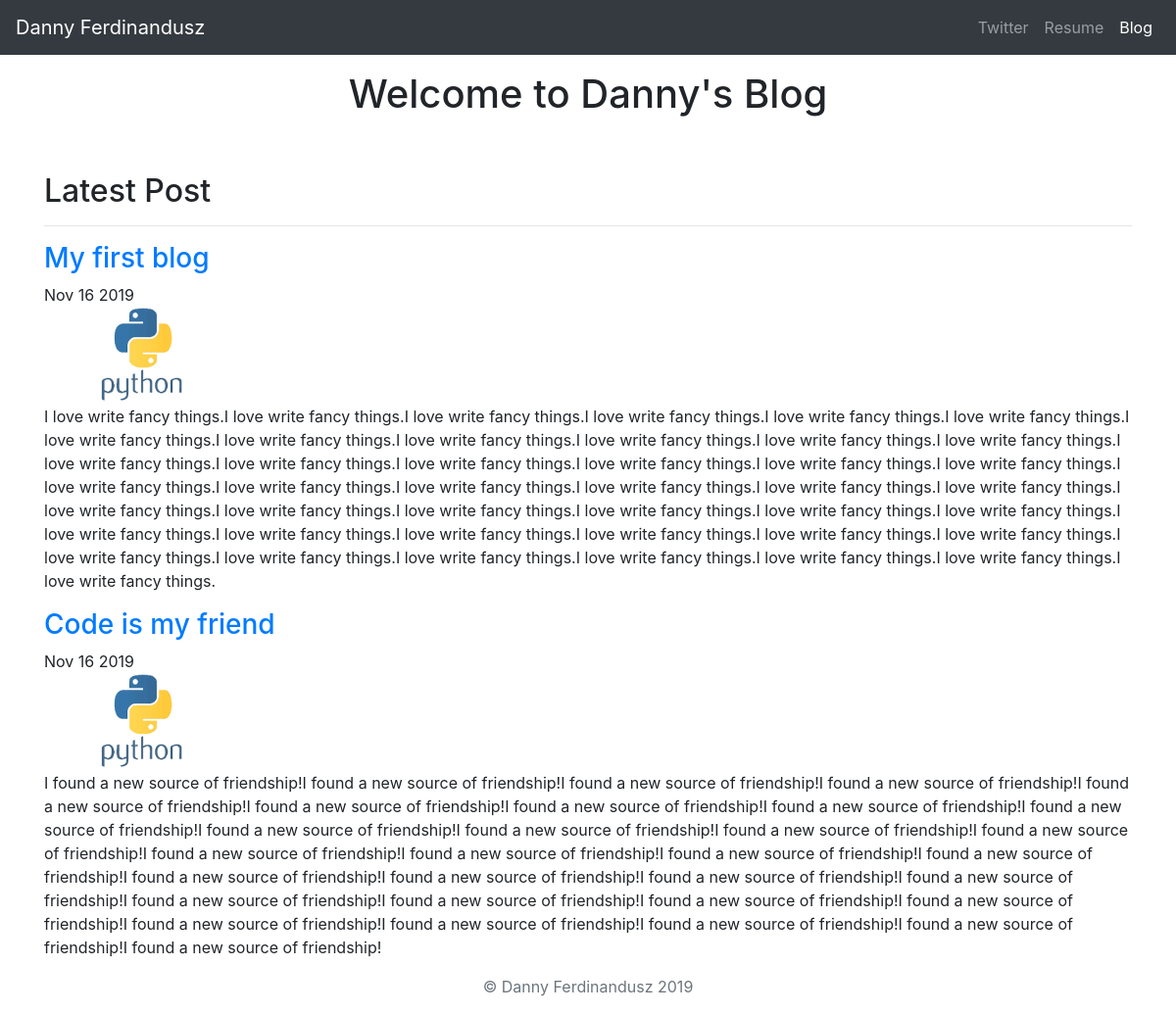
Screenshot of /blog/ with the database file from the repository.
### blog/models.py (models this page shows, shortened)
class Blog(models.Model):
    title =models.CharField(max_length=200)
    pub_date = models.DateTimeField()
    body = models.TextField()
    image = models.ImageField(upload_to='images/')
    def summary(self):
        return self.body
    def pub_date_pretty(self):
        return self.pub_date.strftime('%b %e %Y')

### blog/views.py (the view)
# urls.py: path('',views.allblogs, name='allblogs'),
def allblogs(request):
    blogs= Blog.objects
    return render(request, 'blog/allblogs.html',{'blogs':blogs})

### blog/templates/blog/allblogs.html (shortened to what this page needs)
<!doctype html>
<html lang="en">
<head>
  <link rel="stylesheet" href="https://maxcdn.bootstrapcdn.com/bootstrap/4.0.0/css/bootstrap.min.css"
</head>
<body>
  <header>
    {% load staticfiles %}
    <nav class="navbar navbar-expand-lg navbar-dark bg-dark">
      <a class="navbar-brand" href="{% url 'home' %}">Danny Ferdinandusz</a>
      <div class="collapse navbar-collapse" id="navbarNav">
        <ul class="navbar-nav ml-auto">
          <a class="nav-link" href="http://twitter.com/DFerdinandusz">Twitter</a>
        <li class="nav-item">
          <a class="nav-link" href="{% static 'Danny_junior_Software_Tester.pdf' %}">Resume</a>
        </li>
        <li class="nav-item">
          <a class="nav-link active" href="{% url 'allblogs' %}">Blog</a>
        </li>
      </ul>
    </div>
  </nav>
</header>
<main role="main">
  <div class="container">
  <h1 class="text-center pt-3">Welcome to Danny's Blog</h1>
  <br />
  <br />
  <h2>Latest Post</h2>
  <hr />
  {% for blog in blogs.all%}
  <a href="{% url 'detail' blog.id %}"><h3>{{ blog.title }}</h3></a>
  {{ blog.pub_date_pretty }}
  <br />
  <img class="img-fluid" src="{{ blog.image.url }}"height=200 width="200" />
  <br />
  <p>{{ blog.summary}}</p>
  {% endfor %}
  </div>
</main>
<footer class="text-muted">
  <div class="container text-center">
    <p>© Danny Ferdinandusz {% now "Y" %}</p>
  </div>
</footer>
</body>
</html>

### rows the page displays
Blog: title "My first blog", pub_date_pretty "Nov 16 2019", image (picture), summary "I love write fancy things.I love write fancy things.I love write fancy things.I love write fancy things.I love write fancy things.I love write fancy things.I love write fancy things.I love write fancy things.I love write fancy things.I love write fancy things.I love write fancy things.I love write fancy things.I love write fancy things.I love write fancy things.I love write fancy things.I love write fancy things.I love write fancy things.I love write fancy things.I love write fancy things.I love write fancy things.I love write fancy things.I love write fancy things.I love write fancy things.I love write fancy things.I love write fancy things.I love write fancy things.I love write fancy…"
Blog: title "Code is my friend", pub_date_pretty "Nov 16 2019", image (picture), summary "I found a new source of friendship!I found a new source of friendship!I found a new source of friendship!I found a new source of friendship!I found a new source of friendship!I found a new source of friendship!I found a new source of friendship!I found a new source of friendship!I found a new source of friendship!I found a new source of friendship!I found a new source of friendship!I found a new source of friendship!I found a new source of friendship!I found a new source of friendship!I found a new source of friendship!I found a new source of friendship!I found a new source of friendship!I found a new source of friendship!I found a new source of friendship!I found a new source of…"
